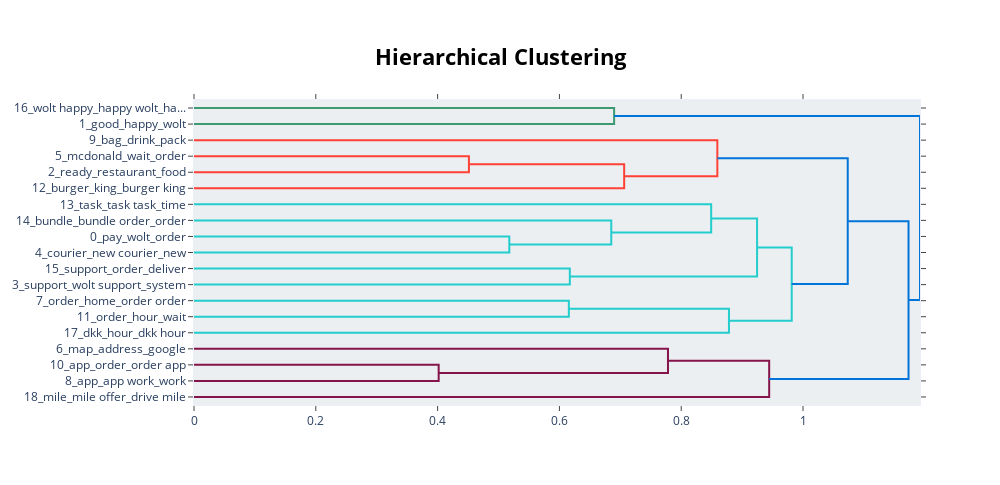

Notebook code cell kept with this figure:
### Markdown cell above
Now a create a dendogram which clusters the algorithm find the closest

### Code cell
loaded_model.visualize_hierarchy(custom_labels=True)

### Figure 1 — Plotly figure (JSON) as saved in the notebook; plotly's stock layout.template omitted (floating-point values rounded to 4 significant figures)
{"data": [{"hoverinfo": "text", "marker": {"color": "rgb(61,153,112)"}, "mode": "lines", "type": "scatter", "x": [0.0, 0.6898, 0.6898, 0.0], "xaxis": "x", "y": [-5.0, -5.0, -15.0, -15.0], "yaxis": "y"}, {"hoverinfo": "text", "marker": {"color": "rgb(255,65,54)"}, "mode": "lines", "type": "scatter", "x": [0.0, 0.4514, 0.4514, 0.0], "xaxis": "x", "y": [-35.0, -35.0, -45.0, -45.0], "yaxis": "y"}, {"hoverinfo": "text", "marker": {"color": "rgb(255,65,54)"}, "mode": "lines", "type": "scatter", "x": [0.4514, 0.7063, 0.7063, 0.0], "xaxis": "x", "y": [-40.0, -40.0, -55.0, -55.0], "yaxis": "y"}, {"hoverinfo": "text", "marker": {"color": "rgb(255,65,54)"}, "mode": "lines", "type": "scatter", "x": [0.0, 0.8593, 0.8593, 0.7063], "xaxis": "x", "y": [-25.0, -25.0, -47.5, -47.5], "yaxis": "y"}, {"hoverinfo": "text", "marker": {"color": "rgb(35,205,205)"}, "mode": "lines", "type": "scatter", "x": [0.0, 0.5177, 0.5177, 0.0], "xaxis": "x", "y": [-85.0, -85.0, -95.0, -95.0], "yaxis": "y"}, {"hoverinfo": "text", "marker": {"color": "rgb(35,205,205)"}, "mode": "lines", "type": "scatter", "x": [0.0, 0.6851, 0.6851, 0.5177], "xaxis": "x", "y": [-75.0, -75.0, -90.0, -90.0], "yaxis": "y"}, {"hoverinfo": "text", "marker": {"color": "rgb(35,205,205)"}, "mode": "lines", "type": "scatter", "x": [0.0, 0.8492, 0.8492, 0.6851], "xaxis": "x", "y": [-65.0, -65.0, -82.5, -82.5], "yaxis": "y"}, {"hoverinfo": "text", "marker": {"color": "rgb(35,205,205)"}, "mode": "lines", "type": "scatter", "x": [0.0, 0.6171, 0.6171, 0.0], "xaxis": "x", "y": [-105.0, -105.0, -115.0, -115.0], "yaxis": "y"}, {"hoverinfo": "text", "marker": {"color": "rgb(35,205,205)"}, "mode": "lines", "type": "scatter", "x": [0.8492, 0.9246, 0.9246, 0.6171], "xaxis": "x", "y": [-73.75, -73.75, -110.0, -110.0], "yaxis": "y"}, {"hoverinfo": "text", "marker": {"color": "rgb(35,205,205)"}, "mode": "lines", "type": "scatter", "x": [0.0, 0.6155, 0.6155, 0.0], "xaxis": "x", "y": [-125.0, -125.0, -135.0, -135.0], "yaxis": "y"}, {"hoverinfo": "text", "marker": {"color": "rgb(35,205,205)"}, "mode": "lines", "type": "scatter", "x": [0.6155, 0.8784, 0.8784, 0.0], "xaxis": "x", "y": [-130.0, -130.0, -145.0, -145.0], "yaxis": "y"}, {"hoverinfo": "text", "marker": {"color": "rgb(35,205,205)"}, "mode": "lines", "type": "scatter", "x": [0.9246, 0.9814, 0.9814, 0.8784], "xaxis": "x", "y": [-91.88, -91.88, -137.5, -137.5], "yaxis": "y"}, {"hoverinfo": "text", "marker": {"color": "rgb(0,116,217)"}, "mode": "lines", "type": "scatter", "x": [0.8593, 1.073, 1.073, 0.9814], "xaxis": "x", "y": [-36.25, -36.25, -114.7, -114.7], "yaxis": "y"}, {"hoverinfo": "text", "marker": {"color": "rgb(133,20,75)"}, "mode": "lines", "type": "scatter", "x": [0.0, 0.4017, 0.4017, 0.0], "xaxis": "x", "y": [-165.0, -165.0, -175.0, -175.0], "yaxis": "y"}, {"hoverinfo": "text", "marker": {"color": "rgb(133,20,75)"}, "mode": "lines", "type": "scatter", "x": [0.0, 0.7783, 0.7783, 0.4017], "xaxis": "x", "y": [-155.0, -155.0, -170.0, -170.0], "yaxis": "y"}, {"hoverinfo": "text", "marker": {"color": "rgb(133,20,75)"}, "mode": "lines", "type": "scatter", "x": [0.7783, 0.9444, 0.9444, 0.0], "xaxis": "x", "y": [-162.5, -162.5, -185.0, -185.0], "yaxis": "y"}, {"hoverinfo": "text", "marker": {"color": "rgb(0,116,217)"}, "mode": "lines", "type": "scatter", "x": [1.073, 1.173, 1.173, 0.9444], "xaxis": "x", "y": [-75.47, -75.47, -173.8, -173.8], "yaxis": "y"}, {"hoverinfo": "text", "marker": {"color": "rgb(0,116,217)"}, "mode": "lines", "type": "scatter", "x": [0.6898, 1.192, 1.192, 1.173], "xaxis": "x", "y": [-10.0, -10.0, -124.6, -124.6], "yaxis": "y"}], "layout": {"autosize": false, "height": 485, "hoverlabel": {"bgcolor": "white", "font": {"family": "Rockwell", "size": 16}}, "hovermode": "closest", "plot_bgcolor": "#ECEFF1", "showlegend": false, "title": {"font": {"color": "Black", "size": 22}, "text": "<b>Hierarchical Clustering</b>", "x": 0.5, "xanchor": "center", "yanchor": "top"}, "width": 1000, "xaxis": {"mirror": "allticks", "rangemode": "tozero", "showgrid": false, "showline": true, "showticklabels": true, "ticks": "outside", "type": "linear", "zeroline": false}, "yaxis": {"mirror": "allticks", "range": [-190, 0], "rangemode": "tozero", "showgrid": false, "showline": true, "showticklabels": true, "tickmode": "array", "ticks": "outside", "ticktext": ["16_wolt happy_happy wolt_ha...", "1_good_happy_wolt", "9_bag_drink_pack", "5_mcdonald_wait_order", "2_ready_restaurant_food", "12_burger_king_burger king", "13_task_task task_time", "14_bundle_bundle order_order", "0_pay_wolt_order", "4_courier_new courier_new", "15_support_order_deliver", "3_support_wolt support_system", "7_order_home_order order", "11_order_hour_wait", "17_dkk_hour_dkk hour", "6_map_address_google", "10_app_order_order app", "8_app_app work_work", "18_mile_mile offer_drive mile"], "tickvals": [-5, -15, -25, -35, -45, -55, -65, -75, -85, -95, -105, -115, -125, -135, -145, -155, -165, -175, -185], "type": "linear", "zeroline": false}}}
